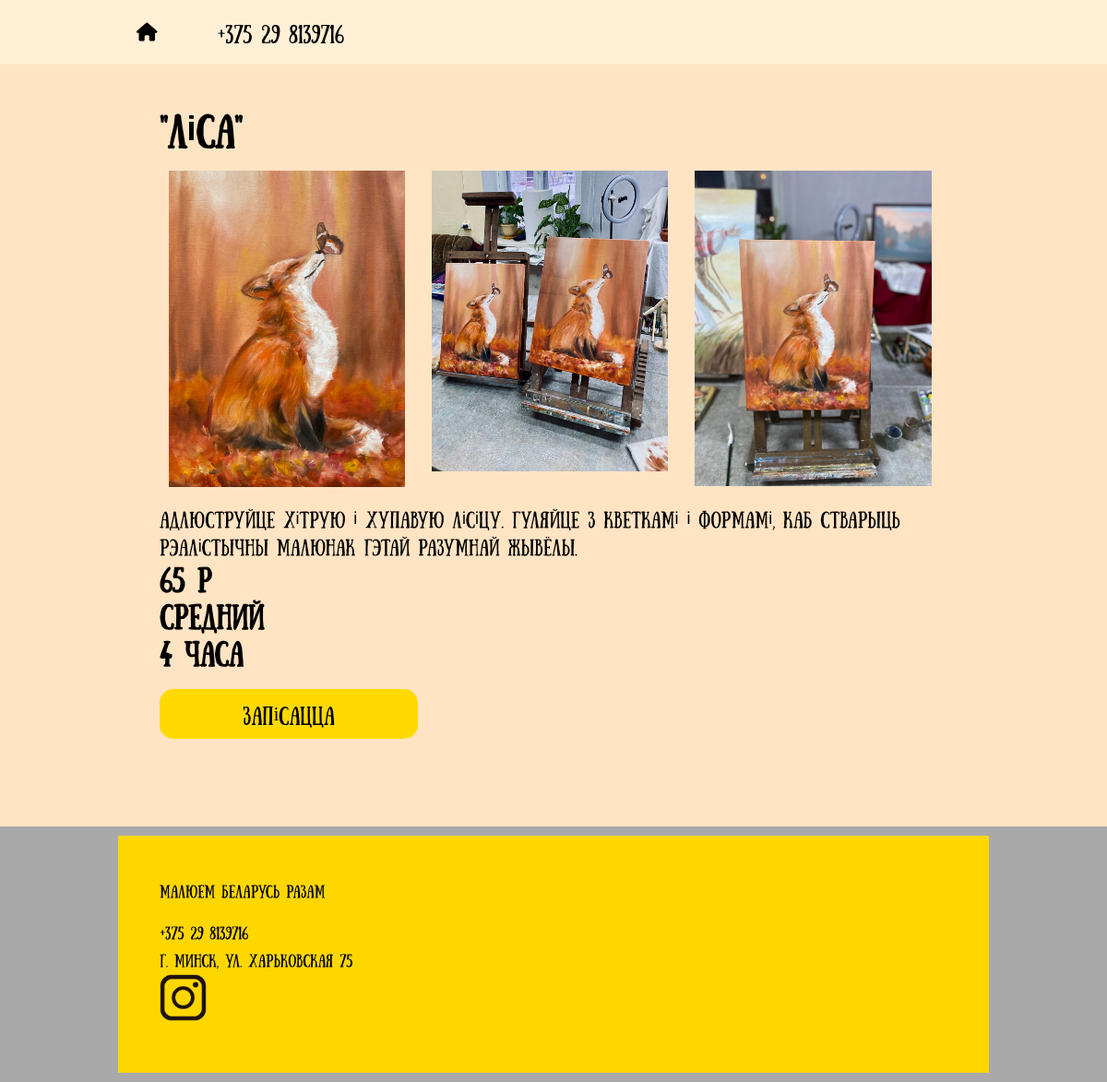
The app's page /mk/1/ with its own data.
### main/models.py (models this page shows, shortened)
class MkDetail(models.Model):
    title = models.CharField(max_length=100)
    image = models.FileField(upload_to='images/')
    image_2 = models.FileField(upload_to='images/', default='images/sw_1.jpeg')
    image_3 = models.FileField(upload_to='images/', default='images/sw_1.jpeg')
    description = models.TextField()
    price = models.CharField(max_length=100)
    level = models.CharField(max_length=100)
    duration = models.CharField(max_length=20)

### main/views.py (the view)
# urls.py: path('mk/<int:pk>/', views.mk_detail, name='mk_detail'),
def mk_detail(request, pk):
    about_mk = models.MkDetail.objects.get(pk=pk)
    context = {
        'about_mk': about_mk
    }
    return render(request, 'mk_detail.html', context)

### main/templates/mk_detail.html
{% extends 'base.html' %}
{% load static %}
{% block content %}
<nav class="navigation">
            <div class="container">
                <ul>
                    <li class="home"><a href="{% url 'main_index' %}"><div class="home-image"><i class="fa fa-home"></i></div></a></li>
                    <li class="tel"><a href="#">+375 29 8139716</a></li>
                </ul>
            </div>
</nav>
<main class="main">
    <div class="container">
        <div class="about_mk">
            <h1>{{about_mk.title}}</h1>
            <div class="ed_image">
                <img src="{{about_mk.image.url}}" alt="photo education">
            </div>
            <div class="ed_image">
                <img src="{{about_mk.image_2.url}}" alt="photo education">
            </div>
            <div class="ed_image">
                <img src="{{about_mk.image_3.url}}" alt="photo education">
            </div>
            <p>{{about_mk.description}}</p>
            <h2>{{about_mk.price}}</h2>
            <h2>{{about_mk.level}}</h2>
            <h2>{{about_mk.duration}}</h2>
            <div><a href="{% url 'join_up_form' %}"><button type="button" class="promo_button">Запісацца</button></a></div><br>
        </div>
    </div>
</main>
{% endblock %}

### templates/base.html (style rules this page uses)
* { margin: 0; padding: 0; }
body { font-family: 'Sunday Regular', Arial, Helvetica, sans-serif; font-size: 18px; line-height: 30px; }
h2 { line-height: 40px; }
.container { width: 80%; max-width: 1280px; margin-left: auto; margin-right: auto; }
.header, .navigation, .main, .footer { padding: 10px; }
.navigation { background-color: #FFEFD5; }
.navigation ul { list-style: none; }
.navigation li { display: inline-block; margin-right: 16px; font-size: 20px; }
.navigation a { display: inline-block; color: black; text-decoration: none; text-transform: uppercase; padding: 10px 20px; }
.main { background-color: bisque; }
.main .container > div:first-child { margin-bottom: 10px; }
.main .promo_button, .main .yellow_button { border: none; border-radius: 15px; font-family: 'Sunday Regular'; font-size: 20px; width: 280px; padding: 15px; margin-top: 20px; background-color: #ffd900; cursor: pointer; }
.ed_image { width: 30%; display: inline-block; overflow: hidden; padding: 10px; vertical-align: top; }
.main .about_mk { padding: 45px; }
.main .about_mk img { width: 100%; }
.main .about_mk h1 { margin-bottom: 20px; }

### records on screen
MkDetail: title "\"ліса\"", image (picture), image_2 (picture), image_3 (picture), description "Адлюструйце хітрую і хупавую лісіцу. Гуляйце з кветкамі і формамі, каб стварыць рэалістычны малюнак гэтай разумнай жывёлы.", price "65 р", level "средний", duration "4 часа"
